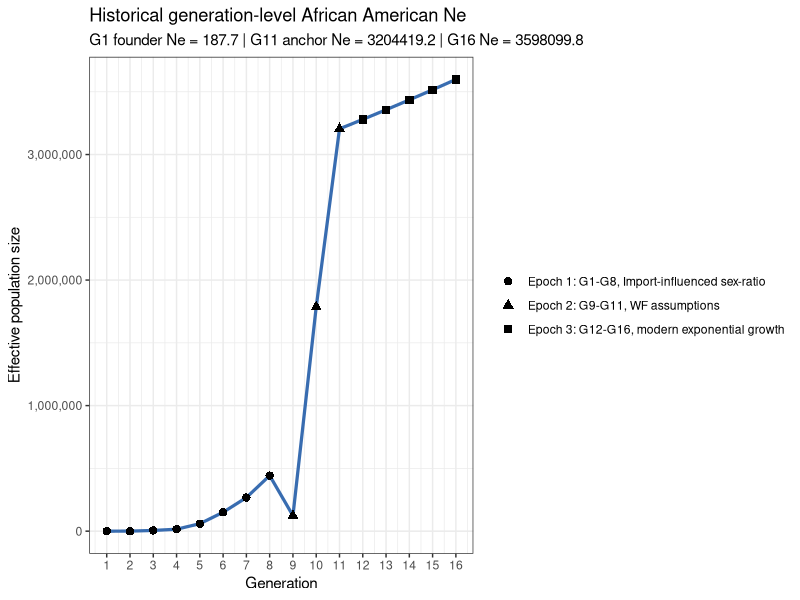

Here is the R script that generated this plot:
# ______________________________________________________________________________
# Aydin Karatas
# ___
# University of Southern California
# Department of Quantitative and Computational Biology
# Mooney Lab
# ___
# calc.3T.Ne.R
# ______________________________________________________________________________


library(tidyverse)

# functions ----
# compute the founder effective pop size from a founder census size.
# `founder.count` is the total founder count and `female.proportion` is the
# fraction of founders that are female.
calc.founder.ne <- function(founder.count, female.proportion) {
  female.count <- founder.count * female.proportion
  male.count <- founder.count - female.count

  if (female.count <= 0 || male.count <= 0) {
    return(0)
  }

  4 * female.count * male.count / (female.count + male.count)
}

# validate that a given value is a single positive whole generation.
# `value` is the candidate input and `name` is used in the error message.
validate.whole.generation.count <- function(value, name) {
  if (
    length(value) != 1 ||
      is.na(value) ||
      !is.finite(value) ||
      value != as.integer(value) ||
      value <= 0
  ) {
    stop(name, " must be a positive whole generation count", call. = FALSE)
  }

  as.integer(value)
}

# return an explicit argument when provided, otherwise pull the default.
# `value` is the user-supplied override, `name` is the default binding name,
# and `defaults.env` is the environment that stores the fallback value.
resolve.default.param <- function(value, name, defaults.env) {
  if (!is.null(value)) {
    return(value)
  }

  get(name, envir = defaults.env)
}

# build the generation layout for the three epochs.
# `epoch.*.len` are the epoch lengths, `gen.time` and `present.year` define the
#  timeline, and `start.year`/`max.epoch.1.len` set constraints.
calc.epoch.config <- function(
    epoch.1.len,
    epoch.2.len,
    epoch.3.len,
    gen.time,
    present.year,
    start.year = 1600,
    max.epoch.1.len = 8
) {
  epoch.1.len <- validate.whole.generation.count(
    epoch.1.len,
    "epoch.1.len"
  )
  epoch.2.len <- validate.whole.generation.count(
    epoch.2.len,
    "epoch.2.len"
  )
  epoch.3.len <- validate.whole.generation.count(
    epoch.3.len,
    "epoch.3.len"
  )

  if (epoch.1.len > max.epoch.1.len) {
    stop("epoch.1.len must be <= ", max.epoch.1.len, call. = FALSE)
  }

  year.span <- present.year - start.year
  total.generations <- year.span / gen.time

  if (total.generations != as.integer(total.generations)) {
    stop(
      "present.year - 1600 must be divisible by gen.time",
      call. = FALSE
    )
  }

  total.generations <- as.integer(total.generations)
  total.epoch.len <- epoch.1.len + epoch.2.len + epoch.3.len

  if (total.epoch.len != total.generations) {
    stop(
      "total epoch length must equal (present.year - 1600) / gen.time",
      call. = FALSE
    )
  }

  epoch.1.generations <- seq_len(epoch.1.len)
  epoch.2.generations <- seq.int(epoch.1.len + 1, epoch.1.len + epoch.2.len)
  epoch.3.first.generation <- epoch.1.len + epoch.2.len + 1
  epoch.3.generations <- seq.int(epoch.3.first.generation, total.generations)
  epoch.3.anchor.generation <- max(epoch.2.generations)

  list(
    epoch.1.len = epoch.1.len,
    epoch.2.len = epoch.2.len,
    epoch.3.len = epoch.3.len,
    total.generations = total.generations,
    final.generation = total.generations,
    epoch.1.generations = epoch.1.generations,
    epoch.1.sex.generations = epoch.1.generations[epoch.1.generations >= 2],
    epoch.2.generations = epoch.2.generations,
    epoch.3.generations = epoch.3.generations,
    epoch.3.first.generation = epoch.3.first.generation,
    epoch.3.anchor.generation = epoch.3.anchor.generation
  )
}

# create the African and European ancestry proportions by generation.
# `epoch.config` controls the generation grid, `mooney.cg` the proportion of
# non-European ancestry that is African in epoch-1, and the remaining arguments
# define the fixed mixture proportions in each following epoch.
build.mixing.props <- function(
    epoch.config,
    mooney.cg,
    epoch.1.eur.prop,
    epoch.2.afr.prop,
    epoch.2.eur.prop,
    epoch.3.afr.prop,
    epoch.3.eur.prop
) {
  if (epoch.config$epoch.1.len > length(mooney.cg)) {
    stop("epoch.1.len cannot exceed length(mooney.cg)", call. = FALSE)
  }

  s.eur <- c(
    rep(epoch.1.eur.prop, epoch.config$epoch.1.len),
    rep(epoch.2.eur.prop, epoch.config$epoch.2.len),
    rep(epoch.3.eur.prop, epoch.config$epoch.3.len)
  )
  s.afr <- c(
    (1 - epoch.1.eur.prop) * mooney.cg[seq_len(epoch.config$epoch.1.len)],
    rep(epoch.2.afr.prop, epoch.config$epoch.2.len),
    rep(epoch.3.afr.prop, epoch.config$epoch.3.len)
  )

  if (
    length(s.eur) != epoch.config$total.generations ||
      length(s.afr) != epoch.config$total.generations
  ) {
    stop("AA.mixing.props vectors must not recycle", call. = FALSE)
  }

  tibble(
    g = seq_len(epoch.config$total.generations),
    s.afr = s.afr,
    s.eur = s.eur,
    h = pmax(1 - s.afr - s.eur, 0)
  )
}

# intersect generation windows with historical periods and measure coverage.
# `window.tbl` is the generation map and `hacker.tbl` is the historical  period
# table with start and end years.
calc.period.overlaps <- function(window.tbl, hacker.tbl) {
  merge(window.tbl, hacker.tbl, by = NULL) %>%
    as_tibble() %>%
    mutate(
      period.length = end.year - start.year,
      overlap.start.year = pmax(window.start.year, start.year),
      overlap.end.year = pmin(window.end.year, end.year),
      overlap.years = pmax(0, overlap.end.year - overlap.start.year),
      overlap.weight = overlap.years / period.length
    ) %>%
    filter(overlap.years > 0) %>%
    arrange(generation, start.year)
}

# estimate population size at a year by interpolating inside a period.
# `year` is the target year to query and `hacker.tbl` contains the period
# boundaries plus beginning and ending population sizes.
calc.boundary.population <- function(year, hacker.tbl) {
  if (is.na(year)) {
    return(NA_real_)
  }

  if (year < min(hacker.tbl$start.year) || year > max(hacker.tbl$end.year)) {
    return(NA_real_)
  }

  period.idx <- which(
    hacker.tbl$start.year <= year & hacker.tbl$end.year >= year
  )
  period.idx <- period.idx[length(period.idx)]
  period.row <- hacker.tbl[period.idx, ]
  period.length <- period.row$end.year - period.row$start.year
  period.frac <- (year - period.row$start.year) / period.length

  period.row$pop.beginning +
    period.frac * (period.row$pop.end - period.row$pop.beginning)
}

# add a readable epoch label to each generation row.
# `AA.ne` is the analysis table and `epoch.config` supplies the generation
# ranges used to assign the three epoch labels.
make.epoch.labels <- function(AA.ne, epoch.config) {
  epoch.1.label <- paste0(
    "Epoch 1: G",
    min(epoch.config$epoch.1.generations),
    "-G",
    max(epoch.config$epoch.1.generations),
    ", Import-influenced sex-ratio"
  )
  epoch.2.label <- paste0(
    "Epoch 2: G",
    min(epoch.config$epoch.2.generations),
    "-G",
    max(epoch.config$epoch.2.generations),
    ", WF assumptions"
  )
  epoch.3.label <- paste0(
    "Epoch 3: G",
    min(epoch.config$epoch.3.generations),
    "-G",
    max(epoch.config$epoch.3.generations),
    ", modern exponential growth"
  )

  AA.ne %>%
    mutate(
      epoch = case_when(
        generation %in% epoch.config$epoch.1.generations ~ epoch.1.label,
        generation %in% epoch.config$epoch.2.generations ~ epoch.2.label,
        generation %in% epoch.config$epoch.3.generations ~ epoch.3.label
      )
    )
}

# check that the derived tables are internally consistent before returning.
# `AA.ne`, `AA.overlap`, and `AA.mixing.props` are the computed outputs, while
# the remaining arguments provide the timeline and boundary checks.
validate.analysis.outputs <- function(
    AA.ne,
    AA.overlap,
    AA.mixing.props,
    epoch.config,
    hacker.start.year,
    gen.time,
    present.year
) {
  stopifnot(
    identical(
      sort(AA.ne$generation),
      seq_len(epoch.config$total.generations)
    ),
    nrow(AA.mixing.props) == epoch.config$total.generations,
    identical(AA.mixing.props$g, seq_len(epoch.config$total.generations)),
    all(AA.ne$generation.window.years == gen.time),
    AA.ne$aggregation.start.year[1] == hacker.start.year,
    AA.ne$generation.end.year[epoch.config$final.generation] == present.year,
    all(AA.overlap$overlap.weight > 0),
    all(AA.overlap$overlap.weight <= 1),
    all(!is.na(AA.ne$female.total[epoch.config$epoch.1.sex.generations])),
    all(!is.na(AA.ne$male.total[epoch.config$epoch.1.sex.generations])),
    all(!is.na(AA.ne$parental.population[epoch.config$epoch.2.generations])),
    all(!is.na(AA.ne$k[epoch.config$epoch.2.generations])),
    all(
      grepl(
        "^Epoch 3:",
        AA.ne$epoch[epoch.config$epoch.3.generations]
      )
    ),
    all(is.finite(AA.ne$ne)),
    all(AA.ne$ne > 0)
  )
}

# compute the full AA Ne analysis and return every intermediate table.
# the scalar arguments control the demographic timeline, founders, and epoch
# settings, while `mooney.cg` and `hacker.tbl` provide the input data.
calc.aa.ne.results <- function(
    gen.time = NULL,
    hacker.start.year = NULL,
    hacker.end.year = NULL,
    present.year = NULL,
    epoch.1.len = NULL,
    epoch.2.len = NULL,
    epoch.3.len = NULL,
    afr.founder.count = NULL,
    afr.female.proportion = NULL,
    eur.founder.count = NULL,
    eur.female.proportion = NULL,
    epoch.3.growth.rate = NULL,
    mooney.cg = NULL,
    epoch.1.eur.prop = NULL,
    epoch.2.afr.prop = NULL,
    epoch.2.eur.prop = NULL,
    epoch.3.afr.prop = NULL,
    epoch.3.eur.prop = NULL,
    hacker.tbl = NULL
) {
  defaults.env <- parent.env(environment())
  gen.time <- resolve.default.param(gen.time, "gen.time", defaults.env)
  hacker.start.year <- resolve.default.param(
    hacker.start.year,
    "hacker.start.year",
    defaults.env
  )
  hacker.end.year <- resolve.default.param(
    hacker.end.year,
    "hacker.end.year",
    defaults.env
  )
  present.year <- resolve.default.param(
    present.year,
    "present.year",
    defaults.env
  )
  epoch.1.len <- resolve.default.param(
    epoch.1.len,
    "epoch.1.len",
    defaults.env
  )
  epoch.2.len <- resolve.default.param(
    epoch.2.len,
    "epoch.2.len",
    defaults.env
  )
  epoch.3.len <- resolve.default.param(
    epoch.3.len,
    "epoch.3.len",
    defaults.env
  )
  afr.founder.count <- resolve.default.param(
    afr.founder.count,
    "afr.founder.count",
    defaults.env
  )
  afr.female.proportion <- resolve.default.param(
    afr.female.proportion,
    "afr.female.proportion",
    defaults.env
  )
  eur.founder.count <- resolve.default.param(
    eur.founder.count,
    "eur.founder.count",
    defaults.env
  )
  eur.female.proportion <- resolve.default.param(
    eur.female.proportion,
    "eur.female.proportion",
    defaults.env
  )
  epoch.3.growth.rate <- resolve.default.param(
    epoch.3.growth.rate,
    "epoch.3.growth.rate",
    defaults.env
  )
  mooney.cg <- resolve.default.param(mooney.cg, "mooney.cg", defaults.env)
  epoch.1.eur.prop <- resolve.default.param(
    epoch.1.eur.prop,
    "epoch.1.eur.prop",
    defaults.env
  )
  epoch.2.afr.prop <- resolve.default.param(
    epoch.2.afr.prop,
    "epoch.2.afr.prop",
    defaults.env
  )
  epoch.2.eur.prop <- resolve.default.param(
    epoch.2.eur.prop,
    "epoch.2.eur.prop",
    defaults.env
  )
  epoch.3.afr.prop <- resolve.default.param(
    epoch.3.afr.prop,
    "epoch.3.afr.prop",
    defaults.env
  )
  epoch.3.eur.prop <- resolve.default.param(
    epoch.3.eur.prop,
    "epoch.3.eur.prop",
    defaults.env
  )
  hacker.tbl <- resolve.default.param(hacker.tbl, "hacker.tbl", defaults.env)

  epoch.config <- calc.epoch.config(
    epoch.1.len = epoch.1.len,
    epoch.2.len = epoch.2.len,
    epoch.3.len = epoch.3.len,
    gen.time = gen.time,
    present.year = present.year
  )

  AA.mixing.props <- build.mixing.props(
    epoch.config = epoch.config,
    mooney.cg = mooney.cg,
    epoch.1.eur.prop = epoch.1.eur.prop,
    epoch.2.afr.prop = epoch.2.afr.prop,
    epoch.2.eur.prop = epoch.2.eur.prop,
    epoch.3.afr.prop = epoch.3.afr.prop,
    epoch.3.eur.prop = epoch.3.eur.prop
  )

  AA.hacker.tbl <- hacker.tbl %>%
    mutate(
      start.year = as.numeric(sub("-.*", "", period)),
      end.year = as.numeric(sub(".*-", "", period))
    ) %>%
    select(
      period,
      start.year,
      end.year,
      person.years.lived,
      assumed.birth.rate,
      imported,
      births,
      pop.beginning,
      pop.end
    )

  AA.generation.map <- tibble(
    generation = seq_len(epoch.config$total.generations),
    generation.start.year = seq(
      1600,
      present.year - gen.time,
      by = gen.time
    ),
    generation.end.year = generation.start.year + gen.time,
    generation.window.years = generation.end.year - generation.start.year,
    window.start.year = generation.start.year,
    window.end.year = generation.end.year
  )

  AA.overlap <- calc.period.overlaps(
    AA.generation.map,
    AA.hacker.tbl
  ) %>%
    select(
      generation,
      generation.start.year,
      generation.end.year,
      period,
      start.year,
      end.year,
      overlap.start.year,
      overlap.end.year,
      overlap.years,
      overlap.weight,
      imported,
      births,
      assumed.birth.rate,
      person.years.lived
    )

  AA.agg <- AA.overlap %>%
    group_by(generation, generation.start.year, generation.end.year) %>%
    summarise(
      periods = paste(period, collapse = ", "),
      imported = sum(imported * overlap.weight, na.rm = TRUE),
      births = sum(births * overlap.weight, na.rm = TRUE),
      birth.rate = weighted.mean(
        assumed.birth.rate,
        person.years.lived * overlap.weight,
        na.rm = TRUE
      ),
      aggregation.start.year = min(overlap.start.year),
      aggregation.end.year = max(overlap.end.year),
      hacker.window.years = sum(overlap.years),
      .groups = "drop"
    )

  AA.agg <- AA.generation.map %>%
    select(
      generation,
      generation.start.year,
      generation.end.year,
      generation.window.years
    ) %>%
    left_join(
      AA.agg,
      by = c("generation", "generation.start.year", "generation.end.year")
    ) %>%
    mutate(
      population.boundary.year = if_else(
        generation.start.year < hacker.end.year,
        pmin(generation.end.year, hacker.end.year),
        NA_real_
      ),
      pop.end = map_dbl(
        population.boundary.year,
        calc.boundary.population,
        hacker.tbl = AA.hacker.tbl
      ),
      is.truncated = !is.na(hacker.window.years) &
        hacker.window.years < generation.window.years
    )

  AA.parental.windows <- AA.generation.map %>%
    transmute(
      generation,
      generation.start.year,
      generation.end.year,
      window.start.year = generation.start.year - gen.time,
      window.end.year = generation.start.year
    )

  AA.parental.births <- calc.period.overlaps(
    AA.parental.windows,
    AA.hacker.tbl
  ) %>%
    select(
      generation,
      generation.start.year,
      generation.end.year,
      period,
      start.year,
      end.year,
      overlap.start.year,
      overlap.end.year,
      overlap.years,
      overlap.weight,
      births
    )

  AA.parental.agg <- AA.parental.births %>%
    group_by(generation) %>%
    summarise(
      previous.birth.periods = paste(period, collapse = ", "),
      births.in.previous.25.years = sum(births * overlap.weight, na.rm = TRUE),
      .groups = "drop"
    )

  AA.ne <- AA.agg %>%
    arrange(generation) %>%
    left_join(AA.parental.agg, by = "generation") %>%
    mutate(
      population.at.generation.start = map_dbl(
        generation.start.year,
        calc.boundary.population,
        hacker.tbl = AA.hacker.tbl
      ),
      prev.births = dplyr::lag(births),
      female.imported = if_else(
        generation %in% epoch.config$epoch.1.sex.generations,
        ceiling(imported / 3),
        NA_real_
      ),
      male.imported = if_else(
        generation %in% epoch.config$epoch.1.sex.generations,
        floor(2 * imported / 3),
        NA_real_
      ),
      female.potential = if_else(
        generation %in% epoch.config$epoch.1.sex.generations,
        0.5 * prev.births,
        NA_real_
      ),
      male.potential = if_else(
        generation %in% epoch.config$epoch.1.sex.generations,
        0.5 * prev.births,
        NA_real_
      ),
      female.total = female.imported + female.potential,
      male.total = male.imported + male.potential,
      adult.population.age25.proxy = if_else(
        generation %in% epoch.config$epoch.2.generations,
        population.at.generation.start - births.in.previous.25.years,
        NA_real_
      ),
      parental.population = case_when(
        !(generation %in% epoch.config$epoch.2.generations) ~ NA_real_,
        adult.population.age25.proxy > 0 ~ adult.population.age25.proxy,
        TRUE ~ population.at.generation.start
      ),
      parental.population.method = case_when(
        !(generation %in% epoch.config$epoch.2.generations) ~ NA_character_,
        adult.population.age25.proxy > 0 ~ "age-25 proxy",
        TRUE ~ "generation-start population fallback"
      ),
      k = if_else(
        generation %in% epoch.config$epoch.2.generations,
        gen.time * birth.rate / 1000,
        NA_real_
      )
    )

  ne.g1 <- calc.founder.ne(
    afr.founder.count,
    afr.female.proportion
  ) +
    calc.founder.ne(
      eur.founder.count,
      eur.female.proportion
    )

  AA.ne <- AA.ne %>%
    mutate(
      ne = case_when(
        generation == 1 ~ ne.g1,
        generation %in% epoch.config$epoch.1.sex.generations ~
          4 * female.total * male.total / (female.total + male.total),
        generation %in% epoch.config$epoch.2.generations ~
          (k * parental.population - 1) / k,
        TRUE ~ NA_real_
      )
    )

  epoch.3.anchor.ne <- AA.ne %>%
    filter(generation == epoch.config$epoch.3.anchor.generation) %>%
    pull(ne)

  AA.ne <- AA.ne %>%
    mutate(
      ne = if_else(
        generation %in% epoch.config$epoch.3.generations,
        epoch.3.anchor.ne *
          exp(epoch.3.growth.rate *
            (generation - epoch.config$epoch.3.anchor.generation)),
        ne
      )
    ) %>%
    make.epoch.labels(epoch.config) %>%
    select(
      generation,
      generation.start.year,
      generation.end.year,
      generation.window.years,
      aggregation.start.year,
      aggregation.end.year,
      hacker.window.years,
      is.truncated,
      population.boundary.year,
      periods,
      epoch,
      imported,
      births,
      birth.rate,
      pop.end,
      previous.birth.periods,
      births.in.previous.25.years,
      population.at.generation.start,
      female.total,
      male.total,
      adult.population.age25.proxy,
      parental.population,
      parental.population.method,
      k,
      ne
    )

  validate.analysis.outputs(
    AA.ne = AA.ne,
    AA.overlap = AA.overlap,
    AA.mixing.props = AA.mixing.props,
    epoch.config = epoch.config,
    hacker.start.year = hacker.start.year,
    gen.time = gen.time,
    present.year = present.year
  )

  list(
    AA.ne = AA.ne,
    AA.overlap = AA.overlap,
    AA.mixing.props = AA.mixing.props,
    epoch.config = epoch.config,
    ne.g1 = ne.g1,
    epoch.3.anchor.ne = epoch.3.anchor.ne,
    epoch.3.growth.rate = epoch.3.growth.rate
  )
}


# tunable parameters ----
gen.time <- 25
hacker.start.year <- 1610
hacker.end.year <- 1865
present.year <- 2000
epoch.1.len <- 8
epoch.2.len <- 3
epoch.3.len <- 5

hacker.tbl <- data.frame(
  period = c(
    "1610-1620", "1620-1630", "1630-1640", "1640-1650", "1650-1660",
    "1660-1670", "1670-1680", "1680-1690", "1690-1700", "1700-1710",
    "1710-1720", "1720-1730", "1730-1740", "1740-1750", "1750-1760",
    "1760-1770", "1770-1780", "1780-1790", "1790-1800", "1800-1810",
    "1810-1820", "1820-1830", "1830-1840", "1840-1850", "1850-1860",
    "1860-1861", "1861-1862", "1862-1863", "1863-1864", "1864-1865"
  ),
  pop.beginning = c(
    0, 20, 59, 585, 1568,
    2862, 4444, 6832, 16394, 27806,
    41844, 67294, 95669, 156040, 247027,
    319290, 459446, 558921, 706514, 908036,
    1195182, 1550757, 2021968, 2530405, 3204420,
    3953760, 3991133, 3903859, 3815760, 3726828
  ),
  pop.end = c(
    20, 59, 585, 1568, 2862,
    4444, 6832, 16394, 27806, 41844,
    67294, 95669, 156040, 247027, 319290,
    459446, 558921, 706514, 908036, 1195182,
    1550757, 2021968, 2530405, 3204420, 3953760,
    3991133, 3903859, 3815760, 3726828, 3630336
  ),
  growth.rate.10yr = c(
    NA, 195.0, 891.5, 168.0, 82.5,
    55.3, 53.7, 140.0, 69.6, 50.5,
    60.8, 42.2, 63.1, 58.3, 29.3,
    43.9, 21.7, 26.4, 28.5, 31.6,
    29.8, 30.4, 25.1, 26.6, 23.4,
    NA, NA, NA, NA, NA
  ),
  person.years.lived = c(
    16, 361, 2293, 9970, 21505,
    35952, 55527, 109243, 215999, 343482,
    535651, 806513, 1234030, 1980625, 2816150,
    3851269, 5075599, 6298380, 8030652, 10450423,
    13652609, 17759559, 22666906, 28541607, 35659777,
    3972417, 3947335, 3859642, 3771119, 3144251
  ),
  hours.worked.millions = c(
    0, 1, 5, 23, 49,
    82, 127, 251, 496, 788,
    1229, 1850, 2831, 4544, 6461,
    8835, 11644, 14449, 18423, 23975,
    31321, 40743, 52001, 65478, 81808,
    9113, 9056, 8855, 8651, 7213
  ),
  assumed.birth.rate = c(
    NA, 22.4, 22.4, 22.4, 22.4,
    22.4, 26.5, 27.3, 29.1, 31.0,
    34.6, 41.3, 41.4, 41.2, 46.4,
    39.5, 39.1, 44.7, 50.3, 55.8,
    55.7, 56.5, 56.5, 54.0, 52.3,
    49.6, 49.6, 49.6, 49.6, 49.6
  ),
  births = c(
    NA, 8, 51, 223, 481,
    804, 1472, 2986, 6295, 10635,
    18524, 33316, 51150, 81536, 130654,
    151957, 198660, 281549, 403648, 583395,
    759768, 1003859, 1280680, 1539820, 1865898,
    197032, 195788, 191438, 187048, 155955
  ),
  imported = c(
    32, 150, 110, 301, 1335,
    3038, 3582, 4947, 8197, 16442,
    17622, 41334, 66672, 26455, 44718,
    59557, 41129, 25105, 16183, 77368,
    5207, 410, 91, 0, 303,
    110, 0, 0, 0, 0
  ),
  smuggled = c(
    NA, NA, NA, NA, NA,
    NA, NA, NA, NA, NA,
    NA, NA, NA, NA, NA,
    NA, NA, NA, NA, NA,
    NA, 1100, 900, 500, 200,
    NA, NA, NA, NA, NA
  ),
  natural.increase.rate = c(
    NA, -30.8, 18.1, 6.8, -0.2,
    -4.0, -2.2, 4.2, 1.5, -0.7,
    1.5, -1.6, -0.5, 3.3, 1.0,
    2.1, 1.3, 2.2, 2.6, 2.4,
    2.7, 2.9, 2.4, 2.4, 2.2,
    NA, NA, NA, NA, NA
  ),
  births.plus.imports = c(
    32, 158, 161, 524, 1816,
    3842, 5054, 7933, 14492, 27077,
    36146, 74650, 117822, 107991, 175372,
    211514, 239789, 306654, 419831, 660763,
    764975, 1005369, 1281671, 1540320, 1866401,
    197142, 195788, 191438, 187048, 155955
  ),
  percent.total = c(
    0.0, 0.0, 0.0, 0.0, 0.0,
    0.0, 0.1, 0.1, 0.1, 0.3,
    0.4, 0.8, 1.2, 1.1, 1.8,
    2.2, 2.4, 3.1, 4.3, 6.7,
    7.8, 10.3, 13.1, 15.7, 19.0,
    2.0, 2.0, 2.0, 1.9, 1.6
  ),
  cumulative.number = c(
    32, 190, 351, 875, 2691,
    6533, 11587, 19520, 34012, 61089,
    97235, 171885, 289707, 397698, 573070,
    784584, 1024373, 1331027, 1750858, 2411621,
    3176596, 4181965, 5463636, 7003956, 8870357,
    9067499, 9263287, 9454725, 9641773, 9797728
  ),
  cumulative.percent = c(
    0.0, 0.0, 0.0, 0.0, 0.0,
    0.1, 0.1, 0.2, 0.3, 0.6,
    1.0, 1.8, 3.0, 4.1, 5.8,
    8.0, 10.5, 13.6, 17.9, 24.6,
    32.4, 42.7, 55.8, 71.5, 90.5,
    92.5, 94.5, 96.5, 98.4, 100.0
  ),
  stringsAsFactors = FALSE
)

afr.founder.count <- 183
afr.female.proportion <- 1 / 3
eur.founder.count <- 25
eur.female.proportion <- 0.5
epoch.3.growth.rate <- 0.023175

mooney.cg <- c(1, 1, 0.9835, 0.8602, 0.8551, 0.7826, 0.5380, 0.1418)
epoch.1.eur.prop <- 0.08
epoch.2.afr.prop <- 0.06
epoch.2.eur.prop <- 0.03
epoch.3.afr.prop <- 0
epoch.3.eur.prop <- 0


# calculations ----
analysis.results <- calc.aa.ne.results()

AA.ne <- analysis.results$AA.ne
AA.overlap <- analysis.results$AA.overlap
AA.mixing.props <- analysis.results$AA.mixing.props
epoch.config <- analysis.results$epoch.config
ne.g1 <- analysis.results$ne.g1
epoch.3.anchor.ne <- analysis.results$epoch.3.anchor.ne


# plotting ----
summary.generations <- c(
  epoch.config$epoch.1.generations,
  epoch.config$epoch.2.generations,
  epoch.config$final.generation
)
summary.generations <- sort(unique(summary.generations))

cat("\nHistorical generation-level ADMIX Ne summary\n")
print(
  AA.ne %>%
    filter(generation %in% summary.generations) %>%
    select(
      generation,
      generation.start.year,
      generation.end.year,
      epoch,
      is.truncated,
      imported,
      births,
      birth.rate,
      female.total,
      male.total,
      adult.population.age25.proxy,
      parental.population,
      parental.population.method,
      k,
      ne
    ),
  n = Inf
)

cat(
  paste0(
    "\nHistorical present-day G",
    epoch.config$final.generation,
    " Ne: ",
    round(AA.ne$ne[AA.ne$generation == epoch.config$final.generation], 1),
    "\n"
  )
)

AA.ne.plot <- ggplot(
  data = AA.ne,
  aes(x = generation.end.year, y = ne)
) +
  geom_line(color = "#386cb0", linewidth = 1.1) +
  geom_point(aes(shape = epoch), size = 2.5) +
  scale_y_continuous(labels = scales::comma) +
  scale_x_continuous(
    breaks = AA.ne$generation.end.year,
    labels = AA.ne$generation
  ) +
  labs(
    x = "Generation",
    y = "Effective population size",
    shape = NULL,
    title = "Historical generation-level African American Ne",
    subtitle = paste0(
      "G1 founder Ne = ",
      round(ne.g1, 1),
      " | G",
      epoch.config$epoch.3.anchor.generation,
      " anchor Ne = ",
      round(epoch.3.anchor.ne, 1),
      " | G",
      epoch.config$final.generation,
      " Ne = ",
      round(AA.ne$ne[AA.ne$generation == epoch.config$final.generation], 1)
    )
  ) +
  theme_bw()

if (interactive()) {
  print(AA.ne.plot)
}
